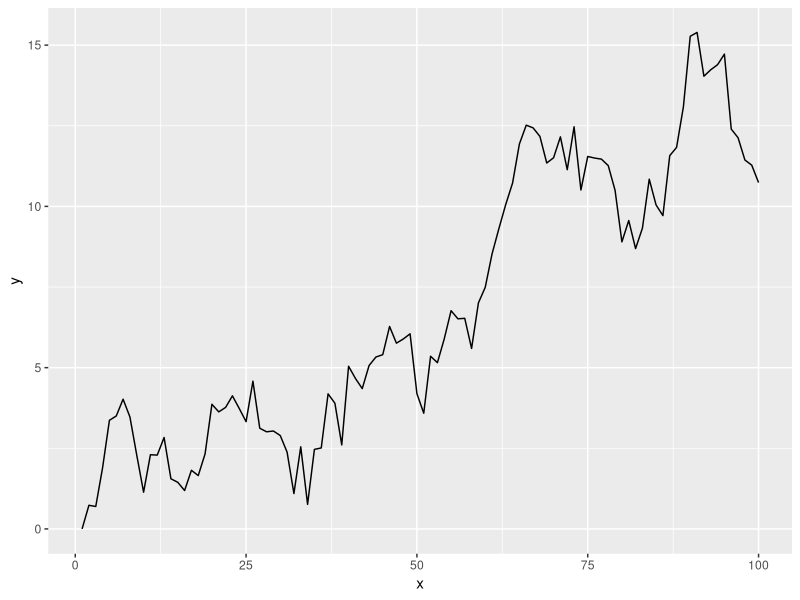

Write the R code that produced this figure. (Note: this script raises an error after producing the figure.)
## ---- chunk 1
#| label: setup
#| cache: false
#| message: false
pkgs <- c("ape", "mgcv", "MRFtools", "dplyr", "ggplot2", "gratia")
vapply(
  pkgs,
  library,
  logical(1),
  character.only = TRUE,
  logical.return = TRUE
)
## ---- chunk 2
#| label: simulate-rw1
rw1_sim <- function(n, sigma = 1, tau = 1) {
  # n    = length of the random walk
  # sigma = sd of initial state x1
  # tau   = precision of increments (var = 1/tau)

  # initial state
  x <- numeric(n)
  x[1] <- rnorm(1, mean = 0, sd = sigma)

  # RW1 increments
  eps <- rnorm(n - 1, mean = 0, sd = 1 / sqrt(tau))

  # accumulate
  x[2:n] <- x[1] + cumsum(eps)

  x
}
rw1_sim <- function(n, sigma = 1, x0 = 0) {
  c(x0, x0 + cumsum(rnorm(n - 1, 0, sigma)))
}
## ---- chunk 3
#| label: creater-rw1-eg1-data
df <- tibble(
  y = withr::with_seed(2026 - 3 - 24, rw1_sim(n = 100)),
  x = seq_len(100)
)
## ---- chunk 4
#| label: plot-rw1-eg1-data
df |>
  ggplot(
    aes(x = x, y = y)
  ) +
  geom_line()
## ---- chunk 5
#| label: create-rw1-penalty-eg1
S <- with(df, mrf_penalty(x))
## ---- chunk 6
#| label: print-rw1-penalty-eg1
S
## ---- chunk 7
#| label: vis-penalty-matrix-rw1-eg1-subset
with(df, mrf_penalty(x[1:10])) |>
  as.matrix()
## ---- chunk 8
#| label: add-factor-rw1-eg1
df <- df |>
  mutate(
    fx = factor(x, levels = x)
  )
## ---- chunk 9
#| label: fit-rw1-model-1
m_rw1 <- gam(
  y ~ s(fx, bs = "mrf", xt = list(penalty = S)),
  data = df,
  method = "REML"
)
## ---- chunk 10
#| label: plot-rw1-model-1
m_rw1 |>
  fitted_values() |>
  mutate(x = as.character(fx) |> as.numeric()) |>
  ggplot(
    aes(x = x, y = .fitted)
  ) +
  geom_point(
    data = df,
    aes(x = x, y = y),
    col = "grey70"
  ) +
  geom_ribbon(
    aes(ymin = .lower_ci, ymax = .upper_ci),
    alpha = 0.2
  ) +
  geom_line()
## ---- chunk 11
#| label: overview-rw1-model-1
overview(m_rw1)
## ---- chunk 12
#| label: simulation-fun-rw1-eg2
sim_fun <- function(n = 100, rho) {
  time <- 1:n
  xt <- time / n
  Y <- (1280 * xt^4) * (1 - xt)^4
  y <- as.numeric(Y + arima.sim(list(ar = rho), n = n))
  tibble(y = y, time = time, f = Y)
}
## ---- chunk 13
#| label: simulate-data-for-rw1-eg2
df2 <- withr::with_seed(
  321,
  sim_fun(rho = 0.1713)
)
## ---- chunk 14
#| label: create-penalty-rw1-model-3
S2 <- with(df2, mrf_penalty(time))
## ---- chunk 15
#| label: add-factor-rw1-model-2
df2 <- df2 |>
  mutate(
    f_time = factor(time, levels = get_labels(S2))
  )
## ---- chunk 16
#| label: fit-rw1-model-2
m2_rw1 <- gam(
  y ~ s(f_time, bs = "mrf", xt = list(penalty = S2)),
  data = df2,
  method = "REML"
)
## ---- chunk 17
#| label: overview-rw1-model-2
overview(m2_rw1)
## ---- chunk 18
#| label: plot-rw1-model-2
m2_rw1 |>
  fitted_values() |>
  mutate(time = as.character(f_time) |> as.numeric()) |>
  ggplot(
    aes(x = time, y = .fitted)
  ) +
  geom_point(
    data = df2,
    aes(x = time, y = y),
    col = "grey70"
  ) +
  geom_line(
    data = df2,
    aes(y = f),
    col = "steelblue",
    linewidth = 1
  ) +
  geom_ribbon(
    aes(ymin = .lower_ci, ymax = .upper_ci),
    alpha = 0.2
  ) +
  geom_line()
## ---- chunk 19
#| label: dim-rw1-penalty
dim(S)
## ---- chunk 20
#| label: fit-rw1-model-3
m3_rw1 <- gam(
  y ~ s(fx, bs = "mrf", xt = list(penalty = S), k = 20),
  data = df,
  method = "REML"
)
## ---- chunk 21
#| label: plot-rw1-model-3
m3_rw1 |>
  fitted_values() |>
  mutate(x = as.character(fx) |> as.numeric()) |>
  ggplot(
    aes(x = x, y = .fitted)
  ) +
  geom_point(
    data = df,
    aes(x = x, y = y),
    col = "grey70"
  ) +
  geom_ribbon(
    aes(ymin = .lower_ci, ymax = .upper_ci),
    alpha = 0.2
  ) +
  geom_line()
## ---- chunk 22
#| label: sim-phylo-data
n_species <- 12
tree <- withr::with_seed(
  2026-3-25,
  rcoal(n_species, tip.label = paste0('sp_', seq_len(n_species)))
)
species_names <- tree$tip.label
plot(tree)
## ---- chunk 23
#| label: sim-spp-data
n <- 10
w1 <- as.vector(scale(rTraitCont(tree)))
w2 <- as.vector(scale(rTraitCont(tree)))

phylo_df <- lapply(
  seq_len(n_species),
  function(i) {
    sp_mean <- w1[i] + w2[i]
    obs <- rnorm(
      n, 
      mean = sp_mean,
      sd = 0.15
    )
    tibble(
      species = species_names[i],
      weight = 1,
      truth = sp_mean,
      y = obs
    )
  }
) |> bind_rows() |>
  mutate(
    species = factor(species, levels = species_names)
  )

phylo_df
## ---- chunk 24
#| label: create-phylo-penalty
S_phylo <- mrf_penalty(tree)
## ---- chunk 25
#| label: fit-phylo-model
m_phylo <- gam(
  y ~ s(species, bs = "mrf", xt = list(penalty = S_phylo)),
  data = phylo_df,
  method = "REML"
)
## ---- chunk 26
#| label: phylo-model-overview
overview(m_phylo)
